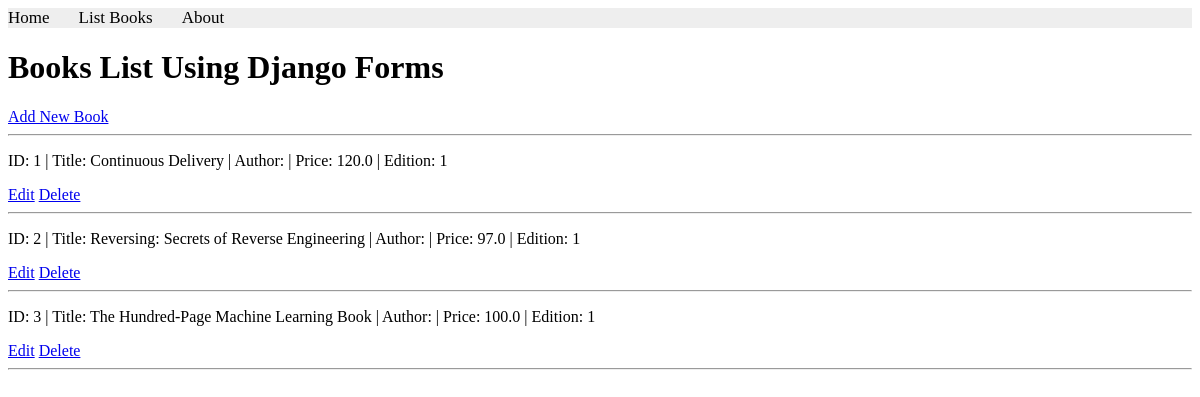
The app's page /books/lab10_part2/listbooks, older data.
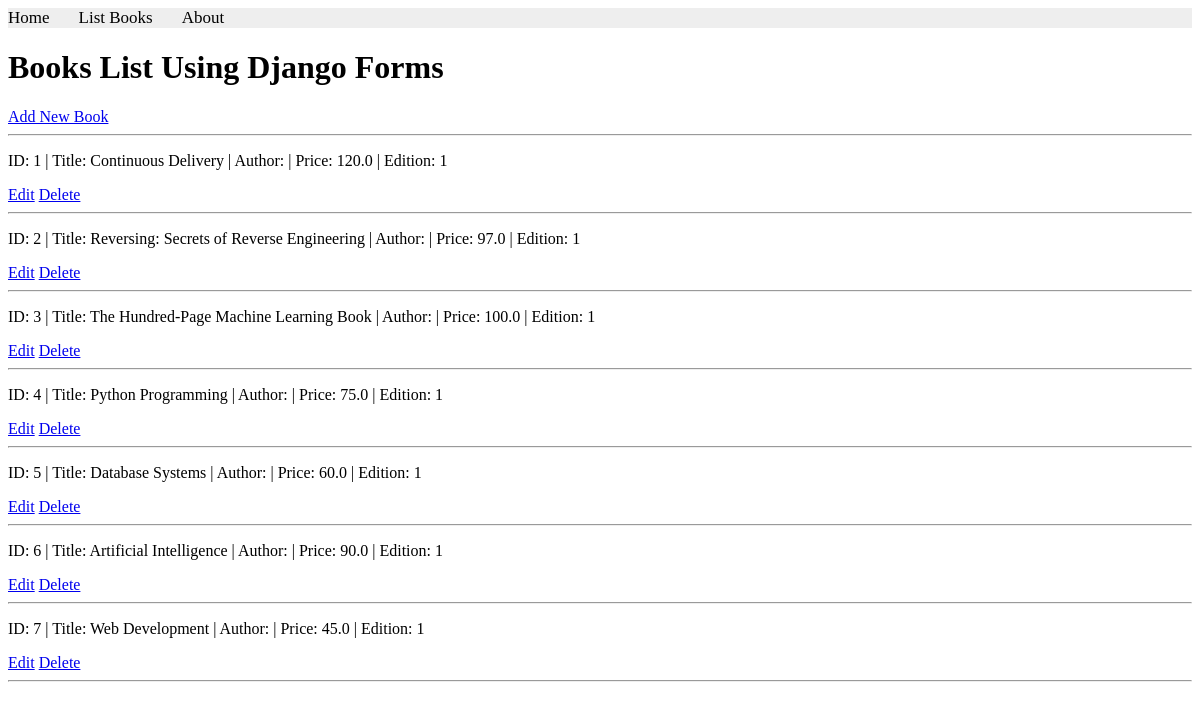
The same page, newer data.
### apps/bookmodule/models.py (models this page shows, shortened)
class Book(models.Model):
    title = models.CharField(max_length=100)
    author = models.CharField(max_length=50, default='')
    edition = models.SmallIntegerField(default=1)
    price = models.FloatField(default=0.0)
    quantity = models.IntegerField(default=1)
    pubdate = models.DateTimeField(null=True, blank=True)
    rating = models.SmallIntegerField(default=1)
    publisher = models.ForeignKey(
        Publisher,
        null=True,
        on_delete=models.SET_NULL
    )
    authors = models.ManyToManyField(Author)

### apps/bookmodule/views.py (the view)
# urls.py: path('lab10_part2/listbooks', views.lab10_part2_listbooks, name='lab10_part2_listbooks'),
def lab10_part2_listbooks(request):
    books = Book.objects.all()
    return render(
        request,
        'bookmodule/lab10_part2_listbooks.html',
        {'books': books}
    )

### apps/templates/bookmodule/lab10_part2_listbooks.html (shortened to what this page needs)
{% extends "layouts/base.html" %}
{% block content %}
<h1>Books List Using Django Forms</h1>
<a href="/books/lab9_part2/addbook">Add New Book</a>
<hr>
{% for book in books %}
    <p>
        ID: {{ book.id }} |
        Title: {{ book.title }} |
        Author: {{ book.author }} |
        Price: {{ book.price }} |
        Edition: {{ book.edition }}
    </p>
    <a href="/books/lab9_part2/editbook/{{ book.id }}">Edit</a>
    <a href="/books/lab9_part2/deletebook/{{ book.id }}">Delete</a>
    <hr>
{% empty %}
    <p>No books found.</p>
{% endfor %}
{% endblock content %}

Row changes from the older to the newer data that the page shows:
added Book: id "4", title "Python Programming", price "75.0", edition "1"
added Book: id "5", title "Database Systems", price "60.0", edition "1"
added Book: id "6", title "Artificial Intelligence", price "90.0", edition "1"
added Book: id "7", title "Web Development", price "45.0", edition "1"
